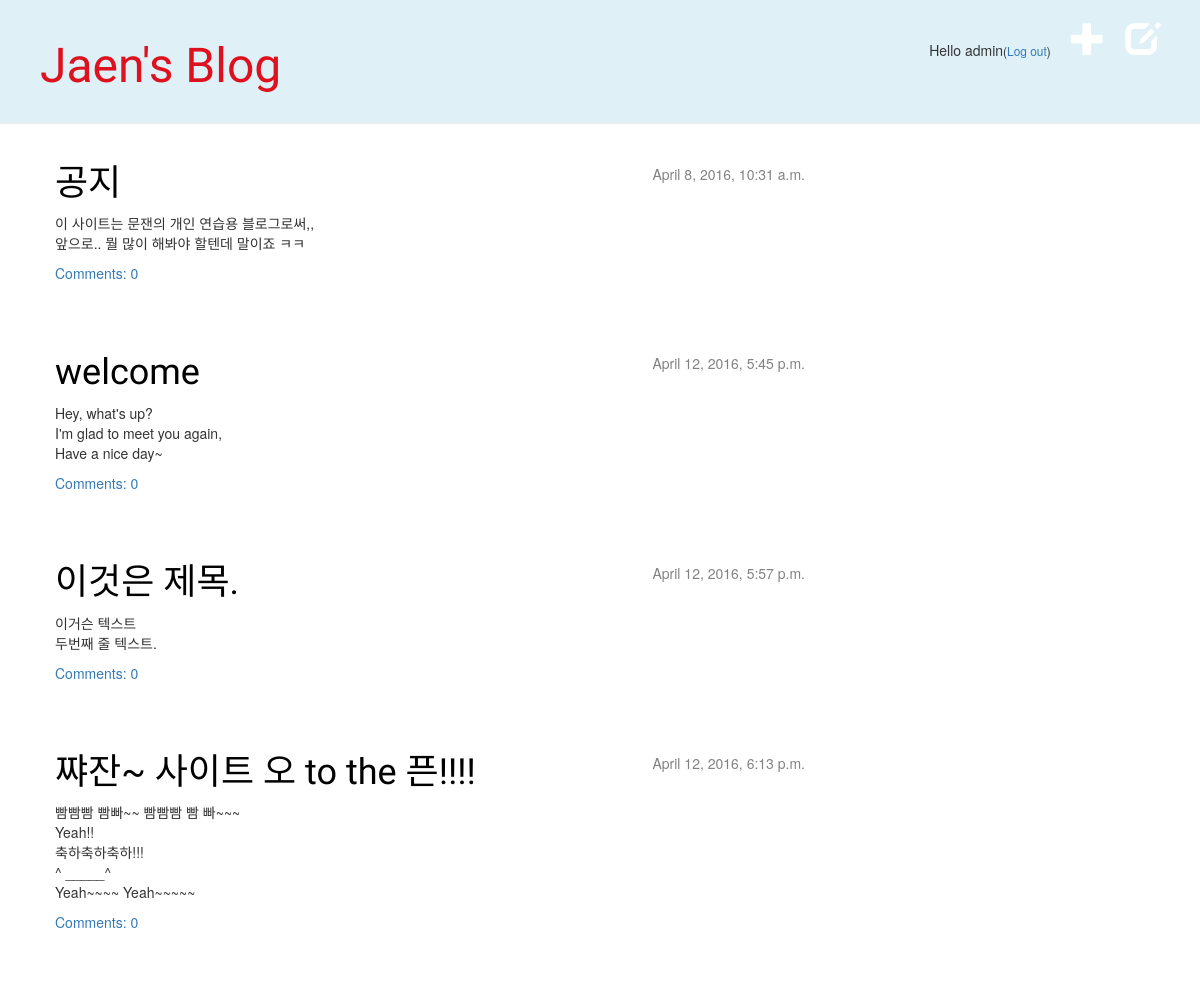
The app's page / (signed in), older data.
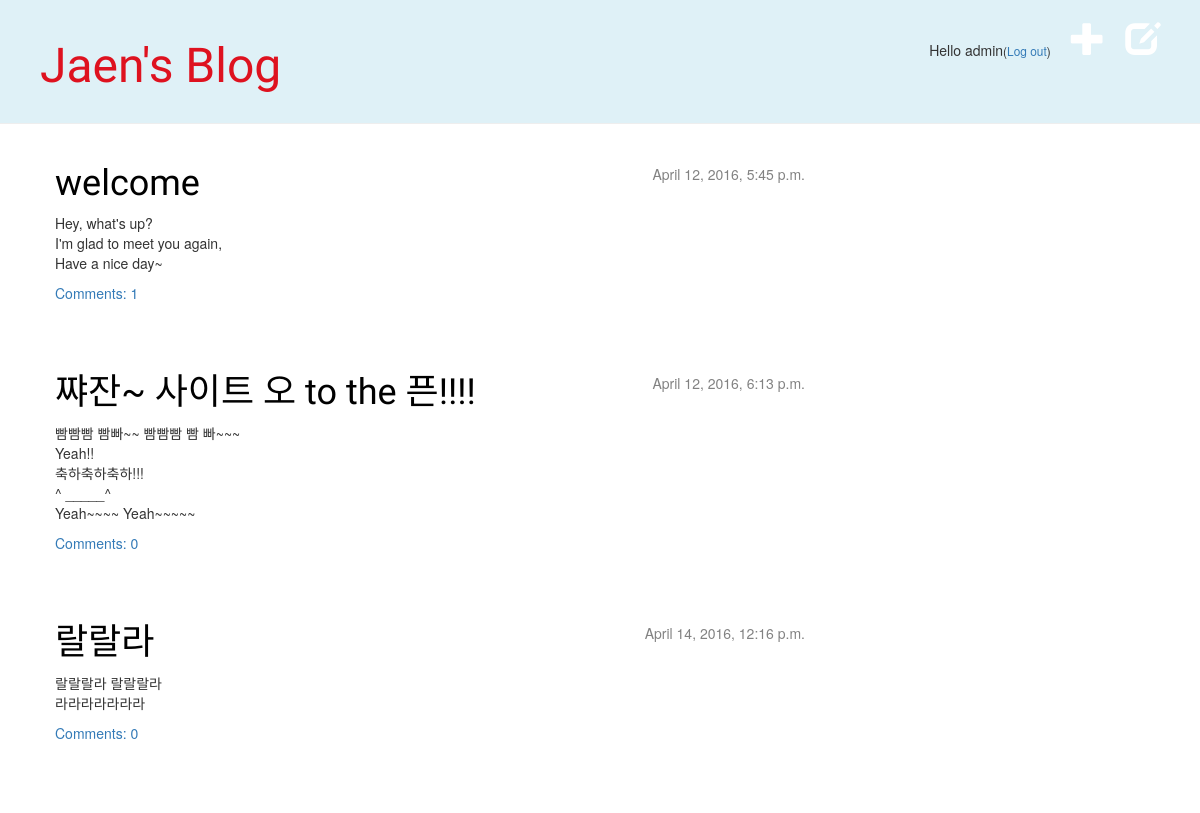
The same page, newer data.
### blog/models.py (models this page shows, shortened)
class Post(models.Model):
    author = models.ForeignKey('auth.User')
    title = models.CharField(max_length=200)
    text = models.TextField()
    created_date = models.DateTimeField(
            default=timezone.now)
    published_date = models.DateTimeField(
            blank=True, null=True)

### blog/views.py (the view)
# urls.py: url(r'^$', views.post_list, name='post_list'),
@login_required
def post_list(request):
    posts = Post.objects.filter(published_date__lte=timezone.now()).order_by('published_date')
    return render(request, 'blog/post_list.html', {'posts':posts})

### blog/templates/blog/post_list.html
{% extends 'blog/base.html' %}
{% block content %}
    {% for post in posts %}
        <div class="post">
            <div class="date">
                {{ post.published_date }}
            </div>
            <h1><a href="{% url 'post_detail' pk=post.pk %}">{{ post.title }}</a></h1>
            <p>{{ post.text|linebreaks }}</p>
            <a href="{% url 'blog.views.post_detail' pk=post.pk %}">Comments: {{ post.comments.count }}</a>
        </div>
    {% endfor %}
{% endblock content %}

### blog/templates/blog/base.html (shortened to what this page needs)
{% load staticfiles %}
<html>
        <head>
            <link rel="stylesheet" href="//maxcdn.bootstrapcdn.com/bootstrap/3.2.0/css/bootstrap.min.css">
            <link rel="stylesheet" href="//maxcdn.bootstrapcdn.com/bootstrap/3.2.0/css/bootstrap-theme.min.css">
            <link rel="stylesheet" href="{% static 'css/blog.css' %}">
        </head>
        <body>
            <div class="page-header">
              {% if user.is_authenticated %}
                <a href="{% url 'post_draft_list' %}" class="top-menu"><span class="glyphicon glyphicon-edit"></span></a>
                <a href="{% url 'post_new' %}" class="top-menu"><span class="glyphicon glyphicon-plus"></span></a>
                <p class="top-menu-text">Hello {{ user.username }}<small>(<a href="{% url 'django.contrib.auth.views.logout' %}">Log out</a>)</small></p>
              {% else %}
                <a href="{% url 'django.contrib.auth.views.login' %}" class="top-menu"><span class="glyphicon glyphicon-lock"></span></a>
              {% endif %}
                <h1><a href="/">Jaen's Blog</a></h1>
            </div>
            <div class="content container">
                <div class="row">
                    <div class="col-md-8">
                    {% block content %}
                    {% endblock %}
                    </div>
                </div>
            </div>
        </body>
    </html>

### blog/static/css/blog.css (style rules this page uses)
.page-header { background-color: #DFF1F7; margin-top: 0; padding: 20px 20px 20px 40px; }
.page-header h1, .page-header h1 a, .page-header h1 a:visited, .page-header h1 a:active { color: #DE121F; font-size: 36pt; text-decoration: none; }
.content { margin-left: 40px; }
h1, h2, h3, h4 { font-family: 'Lobster', cursive; }
.date { float: right; color: #828282; }
.top-menu, .top-menu:hover, .top-menu:visited { color: #ffffff; float: right; font-size: 26pt; margin-right: 20px; }
.top-menu-text, .top-menu-text:hover, .top-menu-text:visited { float: right; font-size: 15t; margin-right: 20px; margin-top: 20; }
.post { margin-bottom: 70px; }
.post h1 a, .post h1 a:visited { color: #000000; }

Row changes from the older to the newer data that the page shows:
removed Post: published_date "April 8, 2016, 10:31 a.m.", title "공지", text "이 사이트는 문잰의 개인 연습용 블로그로써,, 앞으로.. 뭘 많이 해봐야 할텐데 말이죠 ㅋㅋ", comments.count "0"
removed Post: published_date "April 12, 2016, 5:57 p.m.", title "이것은 제목.", text "이거슨 텍스트 두번째 줄 텍스트.", comments.count "0"
computed for Post "welcome": comments.count "0" → "1"
added Post: published_date "April 14, 2016, 12:16 p.m.", title "랄랄라", text "랄랄랄라 랄랄랄라 라라라라라라라", comments.count "0"
